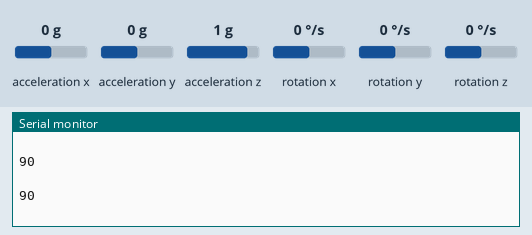
A sketch run on a simulated Arduino Uno, built with avr-gcc and run on an emulated ATmega328P. On the bench: the last lines printed to the serial monitor. The inputs (shaded band) are chosen by the test bench; at power-on: acceleration y 0 g, acceleration x 0 g, acceleration z 1 g, rotation x 0 °/s, rotation y 0 °/s, rotation z 0 °/s.

Above: at 1.2 s.
1.3 s: acceleration y set to -1.4 g
At 1.49 s:
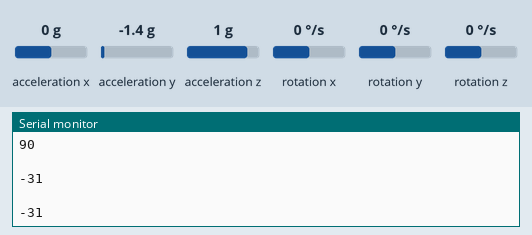
2.8 s: acceleration y set to -0.8 g
At 2.85 s:
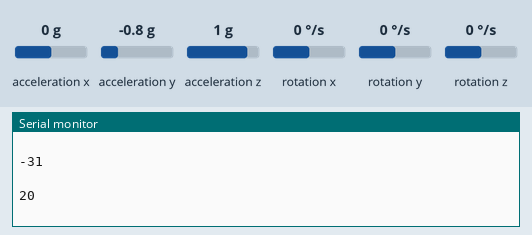
Timing chart, 0 to 5.8 s (numbered marks = the images above; inputs shaded):
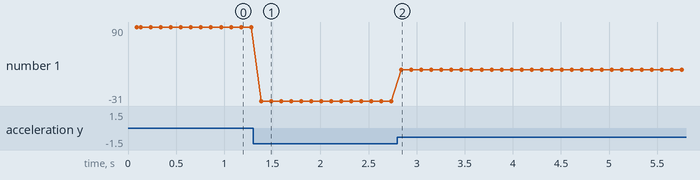

Measured:
- after the input at 1.3 s, the serial monitor: prints a new line after 0.08 s (image 1)
- after the input at 2.8 s, the serial monitor: prints a new line at once (image 2)
- plotted number 1: 90 → -31 after the input at 1.3 s, -31 → 20 after the input at 2.8 s

The sketch:

mpu6050_aci.ino
```cpp
#include <Wire.h>
#include <I2Cdev.h>
#include <MPU6050.h>

MPU6050 ivme_sensor;
int16_t ax, ay, az;
int16_t gx, gy, gz;

void setup()
{
Wire.begin();
Serial.begin(9600);
Serial.println("I2C cihazlar baslatiliyor...");
ivme_sensor.initialize();
Serial.println("Test cihazi baglantilari...");
Serial.println(ivme_sensor.testConnection() ?"MPU6050 baglanti basarili" : "MPU6050 baglanti basarisiz");

}

void loop()
{
ivme_sensor.getMotion6(&ax, &ay, &az, &gx, &gy, &gz );
ay=map(ay,-17000,17000,0,180);
Serial.println(ay);
Serial.println("\t");
delay(100);

}
```
